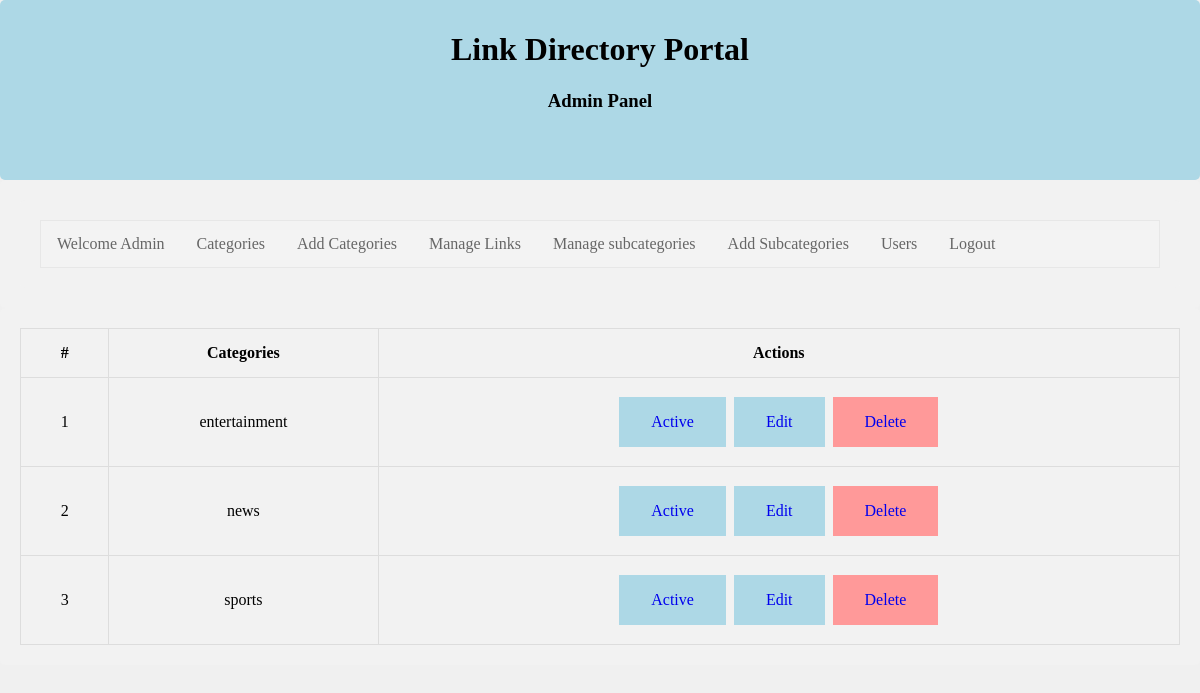
Screenshot of /admin/categories.php (signed in) with the database file from the repository.
### tables this page shows
CREATE TABLE `categories` (
  `id` int(20) NOT NULL,
  `categories` varchar(50) NOT NULL,
  `status` int(10) NOT NULL
);

### admin/categories.php (the view, shortened to what this page needs)
<?php
require('top.inc.php');
$sql="select * from categories order by categories asc";
$res=mysqli_query($con,$sql);
?>
					  <table >
						 <thead>
							<tr>
							   <th >#</th>
							   <th>Categories</th>
							   <th>Actions</th>
							</tr>
						 </thead>
						 <tbody>
							<?php
							$i=1;
							while($row=mysqli_fetch_assoc($res)){?>
							<tr>
							   <td ><?php echo $i?></td>
							   <td><?php echo $row['categories']?></td>
							   <td>
								<?php
								if($row['status']==1){
									echo "<span class='button'><a href='?type=status&operation=deactive&id=".$row['id']."'>Active</a></span>&nbsp;";
								}else{
									echo "<span class='button'><a href='?type=status&operation=active&id=".$row['id']."'>Deactive</a></span>&nbsp;";
								}
								echo "<span class='button'><a href='add_categories.php?id=".$row['id']."'>Edit</a></span>&nbsp;";
								echo "<span class='button buttond'><a href='?type=delete&id=".$row['id']."'>Delete</a></span>";
								?>
							   </td>
							</tr>
							<?php  	$i++;} ?>
						 </tbody>
					  </table>
				   </div>
<?php
require('footer.inc.php');
?>

### style2.css (style rules this page uses)
body { margin:0; padding: 0; background:#F0F0F0; }
table, td, th { border: 1px solid #ddd; text-align: left; }
table { border-collapse: collapse; width: 100%; }
th, td { padding: 15px; text-align: center; }
.button { background-color: lightblue; border: none; color: black; padding: 16px 32px; text-align: center; text-decoration: none; display: inline-block; font-size: 16px; margin: 4px 2px; cursor: pointer; }
a:link { text-decoration: none; }
.buttond { background-color: #ff9999; }

### rows the page displays
categories: categories "entertainment"
categories: categories "news"
categories: categories "sports"
